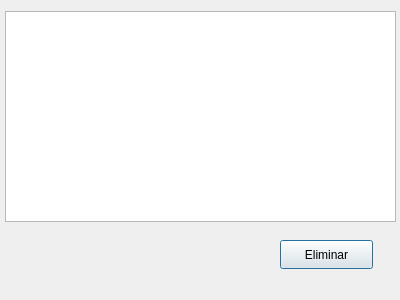
<?xml version="1.0" encoding="UTF-8"?>
<ui version="4.0">
 <class>VentanaHistorial</class>
 <widget class="QDialog" name="VentanaHistorial">
  <property name="geometry">
   <rect>
    <x>0</x>
    <y>0</y>
    <width>400</width>
    <height>300</height>
   </rect>
  </property>
  <property name="windowTitle">
   <string>Dialog</string>
  </property>
  <widget class="QTableWidget" name="tblHistorial">
   <property name="geometry">
    <rect>
     <x>5</x>
     <y>11</y>
     <width>391</width>
     <height>211</height>
    </rect>
   </property>
  </widget>
  <widget class="QPushButton" name="btnEliminar">
   <property name="geometry">
    <rect>
     <x>280</x>
     <y>240</y>
     <width>93</width>
     <height>29</height>
    </rect>
   </property>
   <property name="text">
    <string>Eliminar</string>
   </property>
  </widget>
 </widget>
 <resources/>
 <connections/>
</ui>
